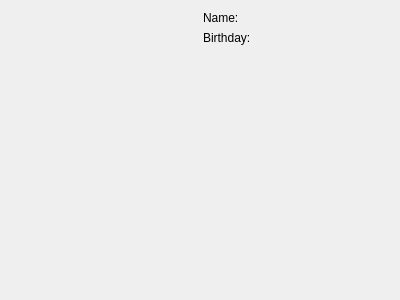
<?xml version="1.0" encoding="UTF-8"?>
<ui version="4.0">
 <class>Form</class>
 <widget class="QWidget" name="Form">
  <property name="geometry">
   <rect>
    <x>0</x>
    <y>0</y>
    <width>400</width>
    <height>300</height>
   </rect>
  </property>
  <property name="windowTitle">
   <string>Author</string>
  </property>
  <layout class="QHBoxLayout" name="horizontalLayout">
   <item>
    <widget class="QLabel" name="imageLabel">
     <property name="text">
      <string/>
     </property>
    </widget>
   </item>
   <item>
    <layout class="QFormLayout" name="formLayout">
     <item row="0" column="0">
      <widget class="QLabel" name="label_2">
       <property name="text">
        <string>Name:</string>
       </property>
      </widget>
     </item>
     <item row="1" column="0">
      <widget class="QLabel" name="label_3">
       <property name="text">
        <string>Birthday:</string>
       </property>
      </widget>
     </item>
     <item row="0" column="1">
      <widget class="QLabel" name="nameLabel">
       <property name="text">
        <string/>
       </property>
      </widget>
     </item>
     <item row="1" column="1">
      <widget class="QLabel" name="birthdayLabel">
       <property name="text">
        <string/>
       </property>
      </widget>
     </item>
    </layout>
   </item>
  </layout>
 </widget>
 <resources/>
 <connections/>
</ui>
